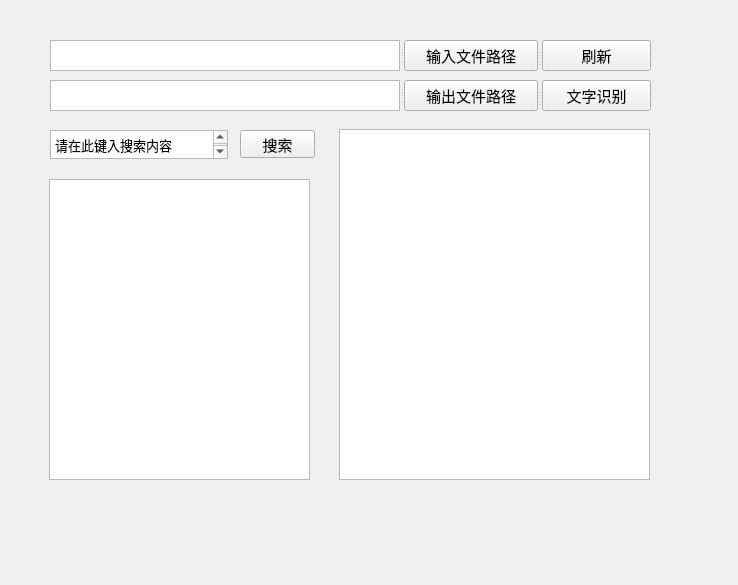
<?xml version="1.0" encoding="UTF-8"?>
<ui version="4.0">
 <class>Form</class>
 <widget class="QWidget" name="Form">
  <property name="geometry">
   <rect>
    <x>0</x>
    <y>0</y>
    <width>738</width>
    <height>585</height>
   </rect>
  </property>
  <property name="windowTitle">
   <string>Form</string>
  </property>
  <widget class="QTextEdit" name="listed_files">
   <property name="geometry">
    <rect>
     <x>49</x>
     <y>179</y>
     <width>261</width>
     <height>301</height>
    </rect>
   </property>
  </widget>
  <widget class="QTextEdit" name="output_files">
   <property name="geometry">
    <rect>
     <x>339</x>
     <y>129</y>
     <width>311</width>
     <height>351</height>
    </rect>
   </property>
  </widget>
  <widget class="QSplitter" name="splitter">
   <property name="geometry">
    <rect>
     <x>50</x>
     <y>40</y>
     <width>601</width>
     <height>31</height>
    </rect>
   </property>
   <property name="orientation">
    <enum>Qt::Horizontal</enum>
   </property>
   <widget class="QTextEdit" name="filepath">
    <property name="html">
     <string>&lt;!DOCTYPE HTML PUBLIC &quot;-//W3C//DTD HTML 4.0//EN&quot; &quot;http://www.w3.org/TR/REC-html40/strict.dtd&quot;&gt;
&lt;html&gt;&lt;head&gt;&lt;meta name=&quot;qrichtext&quot; content=&quot;1&quot; /&gt;&lt;meta charset=&quot;utf-8&quot; /&gt;&lt;style type=&quot;text/css&quot;&gt;
p, li { white-space: pre-wrap; }
hr { height: 1px; border-width: 0; }
li.unchecked::marker { content: &quot;\2610&quot;; }
li.checked::marker { content: &quot;\2612&quot;; }
&lt;/style&gt;&lt;/head&gt;&lt;body style=&quot; font-family:'Microsoft YaHei UI'; font-size:9pt; font-weight:400; font-style:normal;&quot;&gt;
&lt;p style=&quot;-qt-paragraph-type:empty; margin-top:0px; margin-bottom:0px; margin-left:0px; margin-right:0px; -qt-block-indent:0; text-indent:0px;&quot;&gt;&lt;br /&gt;&lt;/p&gt;&lt;/body&gt;&lt;/html&gt;</string>
    </property>
   </widget>
   <widget class="QPushButton" name="fileinput">
    <property name="font">
     <font>
      <pointsize>11</pointsize>
     </font>
    </property>
    <property name="text">
     <string>输入文件路径</string>
    </property>
   </widget>
   <widget class="QPushButton" name="refreshButton">
    <property name="font">
     <font>
      <pointsize>11</pointsize>
     </font>
    </property>
    <property name="text">
     <string>刷新</string>
    </property>
   </widget>
  </widget>
  <widget class="QTextEdit" name="search">
   <property name="geometry">
    <rect>
     <x>50</x>
     <y>130</y>
     <width>178</width>
     <height>29</height>
    </rect>
   </property>
   <property name="html">
    <string>&lt;!DOCTYPE HTML PUBLIC &quot;-//W3C//DTD HTML 4.0//EN&quot; &quot;http://www.w3.org/TR/REC-html40/strict.dtd&quot;&gt;
&lt;html&gt;&lt;head&gt;&lt;meta name=&quot;qrichtext&quot; content=&quot;1&quot; /&gt;&lt;meta charset=&quot;utf-8&quot; /&gt;&lt;style type=&quot;text/css&quot;&gt;
p, li { white-space: pre-wrap; }
hr { height: 1px; border-width: 0; }
li.unchecked::marker { content: &quot;\2610&quot;; }
li.checked::marker { content: &quot;\2612&quot;; }
&lt;/style&gt;&lt;/head&gt;&lt;body style=&quot; font-family:'Microsoft YaHei UI'; font-size:9pt; font-weight:400; font-style:normal;&quot;&gt;
&lt;p style=&quot; margin-top:0px; margin-bottom:0px; margin-left:0px; margin-right:0px; -qt-block-indent:0; text-indent:0px;&quot;&gt;&lt;span style=&quot; font-size:10pt;&quot;&gt;请在此键入搜索内容&lt;/span&gt;&lt;/p&gt;&lt;/body&gt;&lt;/html&gt;</string>
   </property>
  </widget>
  <widget class="QPushButton" name="searchButton">
   <property name="geometry">
    <rect>
     <x>240</x>
     <y>130</y>
     <width>75</width>
     <height>28</height>
    </rect>
   </property>
   <property name="font">
    <font>
     <pointsize>11</pointsize>
    </font>
   </property>
   <property name="text">
    <string>搜索</string>
   </property>
  </widget>
  <widget class="QSplitter" name="splitter_2">
   <property name="geometry">
    <rect>
     <x>50</x>
     <y>80</y>
     <width>601</width>
     <height>31</height>
    </rect>
   </property>
   <property name="orientation">
    <enum>Qt::Horizontal</enum>
   </property>
   <widget class="QTextEdit" name="filepath_2">
    <property name="html">
     <string>&lt;!DOCTYPE HTML PUBLIC &quot;-//W3C//DTD HTML 4.0//EN&quot; &quot;http://www.w3.org/TR/REC-html40/strict.dtd&quot;&gt;
&lt;html&gt;&lt;head&gt;&lt;meta name=&quot;qrichtext&quot; content=&quot;1&quot; /&gt;&lt;meta charset=&quot;utf-8&quot; /&gt;&lt;style type=&quot;text/css&quot;&gt;
p, li { white-space: pre-wrap; }
hr { height: 1px; border-width: 0; }
li.unchecked::marker { content: &quot;\2610&quot;; }
li.checked::marker { content: &quot;\2612&quot;; }
&lt;/style&gt;&lt;/head&gt;&lt;body style=&quot; font-family:'Microsoft YaHei UI'; font-size:9pt; font-weight:400; font-style:normal;&quot;&gt;
&lt;p style=&quot;-qt-paragraph-type:empty; margin-top:0px; margin-bottom:0px; margin-left:0px; margin-right:0px; -qt-block-indent:0; text-indent:0px;&quot;&gt;&lt;br /&gt;&lt;/p&gt;&lt;/body&gt;&lt;/html&gt;</string>
    </property>
   </widget>
   <widget class="QPushButton" name="fileoutput">
    <property name="font">
     <font>
      <pointsize>11</pointsize>
     </font>
    </property>
    <property name="text">
     <string>输出文件路径</string>
    </property>
   </widget>
   <widget class="QPushButton" name="recognize">
    <property name="font">
     <font>
      <pointsize>11</pointsize>
     </font>
    </property>
    <property name="text">
     <string>文字识别</string>
    </property>
   </widget>
  </widget>
 </widget>
 <resources/>
 <connections/>
</ui>
